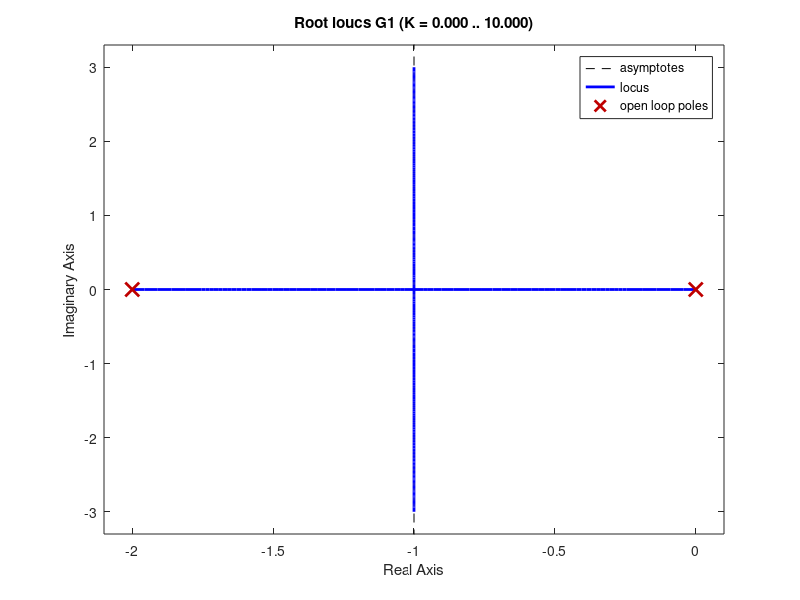
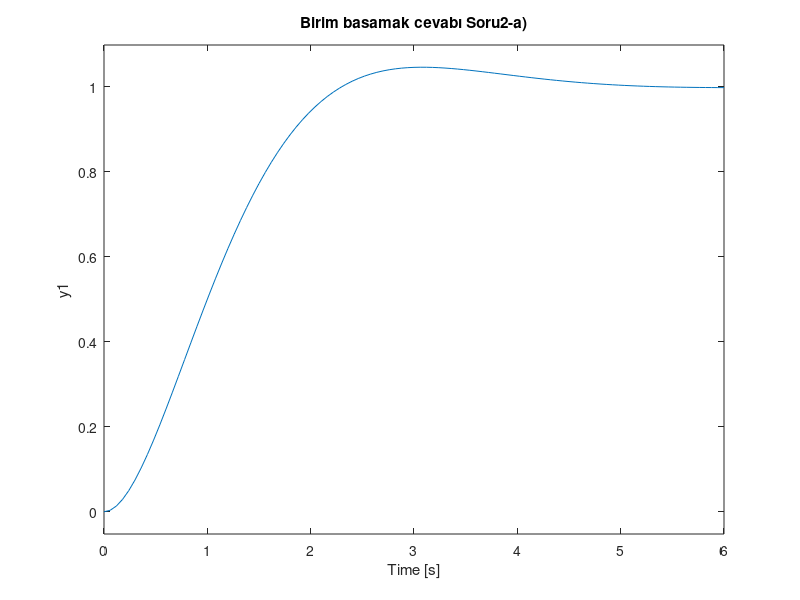
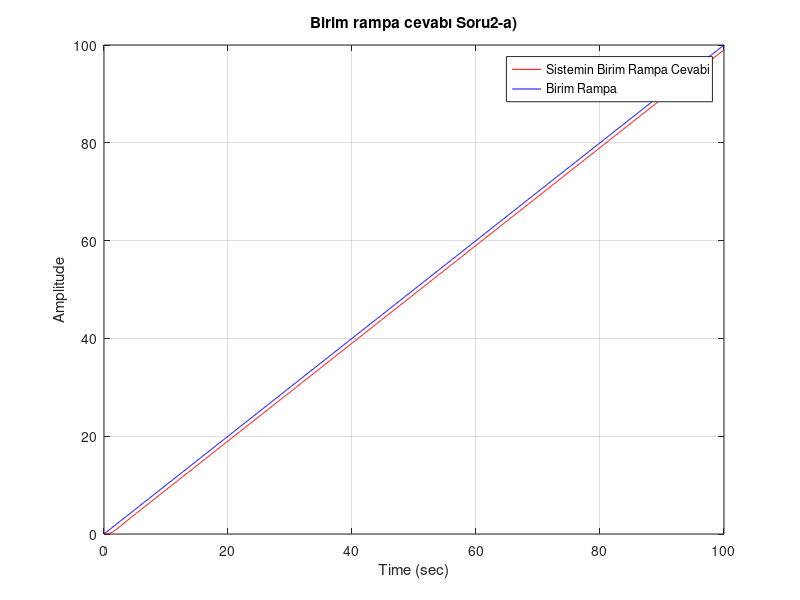
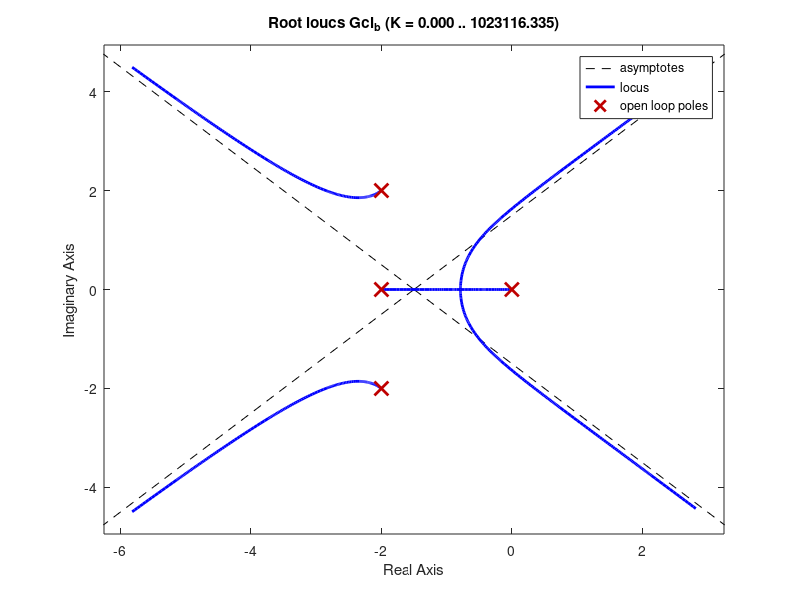

Here is the MATLAB script that generated these plots, in order: (Note: this script raises an error after producing the figures.)
%ELE515 ÖDEV2 Doruk Bilgi 221211041
close all;
clear all;
clc;
%SORU2-a)
s=tf('s');%Sürekli zaman transfer fonksiyonu "s" ifadesinin tf komutu ile tanımlanması.
G1=1/(s*(s+2));%G(s) sistemi.
%G1_stable=isstable(G1);%"isstable" komutu ile G(s) sistemi kararsiz.
rlocus(G1);%G1 için kök yer eğrisi çizdirilmesi.
grid;%grid komutu ile degerler daha net anlasilabilmektedir.
C_a=2.04;%C(S)=K (P-kontrolcü) 0.7 sönüm oranı için kapalı çevrim sistemi kararlı yapacak olan 2.04 "K" değeri rootlocus komutu yardımıyla bulunmuştur.
Gcl_a=feedback(G1*C_a,1);%Kapali cevrim sisteminin feedback komutu ile elde edilmesi ve "Gcl_a" ya kaydedilmesi. (KÇTF = C(s)*G(s)/(1+C(s)*G(s)))
%Gcl_stable=isstable(Gcl_a);%"isstable" komutu ile Gcl_a kararli(aslında sınırda kararlı.).
%figure;
%rlocus(Gcl_a);%Gcl_a için kök yer eğrisi çizdirilmesi.
%grid;
%s1,2 = -zeta*wn +- j*wn*(1-zeta^2)^(1/2)
%s1,2 = -attenuation +- wd
[wn_a,zeta_a,p_a] = damp(Gcl_a);%doğal frekans wn, sönüm oranı zeta ve kutupların damp fonksiyonu ile bulunması.
%P = pole(Gcl_a);% Gcl kutuplarının pole komutu ile bulunması.
%wn_a = sqrt(2.04); % Gcl doğal frekans bulunması. Gcl = 2.04/(s^2 + 2s+ 2.04)
%wd_a = wn_a.*sqrt(1-zeta_a.^2)*i;%sönümlü doğal frekansın bulunması.
attenuation_a = zeta_a.*wn_a;%zayıflatma değerinin bulunması.
wd_a = sqrt(attenuation_a.^2-wn_a.^2);%sönümlü doğal frekansın bulunması.
figure;
step(Gcl_a);%Kapalı çevrim sisteminin birim basamak cevabının çizdirilmesi.
title('Birim basamak cevabı Soru2-a)');%İlgili başlığın grafiğe eklenmesi.
grid;%grid komutu ile degerler daha net anlasilabilmektedir.
t = 0:0.1:100;
u = t;%Rampa fonksiyonu x(t) = t.
[y,t] = lsim(Gcl_a,u,t);%kapali cevrim sistemi birim rampa cevabini "y" degerine kaydet.
figure;
plot(t,y,'r');%Kapali cevrim birim rampa cevabini kirmizi cizdir.
hold on;
plot(t,u,'b');%Birim rampa mavi cizdir.
legend('Sistemin Birim Rampa Cevabi','Birim Rampa');%rampa fonksiyonu x(t)=t.
xlabel('Time (sec)');%x ekseni isimlendir.
ylabel('Amplitude');%y ekseni isimlendir.
title('Birim rampa cevabı Soru2-a)');%İlgili başlığın grafiğe eklenmesi.
%axis([0 25 0 25]);%Grafigin anlasilabilmesi icin gerekli eksen limitlerinin ayarlanmasi.
grid;%grid komutu ile degerler daha net anlasilabilmektedir.

%SORU2-b)
%"G1" sisteminin kok yer egrisi incelendiginde kapali cevrim sisteminin
%kutuplari -2+-2j'de olabilecek bir P-Kontrolcu (C(s) = K) tasarlanamaz,
%belirtilen kutuplar "G1" sisteminin kok yer egrisi uzerinde degildir. Bu
%tasarim "faz ilerletici" (Lead Compansator) kontrol yontemi kullanilarak yapilabilir.
%sisotool(G1);%Yeni bir "C" kontrolcu blogunun "sisotool" ile -2+-2j'de kutuplar olacak sekilde ayarlanarak blogun transfer fonksiyonunun export edilmesi.
C_b = 0.0014544/(s^2 + 4*s + 8);%export edilen transfer fonksiyou "C"' nin "C_b" degiskenine kaydedilmesi. 
Gcl_b=feedback(G1*C_b,1);%Kapali cevrim sisteminin feedback komutu ile elde edilmesi ve "Gcl_b" ye kaydedilmesi. (KÇTF = C(s)*G(s)/(1+C(s)*G(s)))
figure;
rlocus(Gcl_b);%"Gcl_b" için yeni kök yer eğrisinin çizdirilmesi.
grid;
%figure;
%pzmap(Gcl_b);%"pzmap" komutu ile de kutuplarin -2+-2j'de oldugu gozlemlenmistir. 
%newP=pole(Gcl_b);%"Gcl"nin yeni kutuplarinin "newP" degiskenine kaydedilmesi.
[wn_b,zeta_b,p_b] = damp(Gcl_b);%doğal frekans wn_b, sönüm oranı zeta_b ve kutupların damp fonksiyonu ile bulunması.
attenuation_b = zeta_b.*wn_b;%zayıflatma değerinin bulunması.
wd_b = sqrt(attenuation_b.^2-wn_b.^2);%sönümlü doğal frekansın bulunması.
figure;
step(Gcl_b);%Kapalı çevrim sisteminin birim basamak cevabının çizdirilmesi.
title('Birim basamak cevabı Soru2-b)');%İlgili başlığın grafiğe eklenmesi.
grid;%grid komutu ile degerler daha net anlasilabilmektedir.
t = 0:0.1:10e3;%zaman ekseninin ayarlanmasi. ess'nin daha rahat gozlemlenebilmesi icin 10e3 secilmistir.
u = t;%rampa fonksiyonu x(t)=t.
[y,t] = lsim(Gcl_b,u,t);%kapali cevrim sistemi birim rampa cevabini "y" degerine kaydet.
figure;
plot(t,y,'r');%Kapali cevrim birim rampa cevabini kirmizi cizdir.
hold on;
plot(t,u,'b');%Birim rampa mavi cizdir.
legend('Sistemin Birim Rampa Cevabi','Birim Rampa');%Egrilerin isimlendirilmesi.
xlabel('Time (sec)');%x ekseninin isimlendirilmesi.
ylabel('Amplitude');%y ekseninin isimlendirilmesi.
title('Birim rampa cevabı Soru2-b)');%İlgili başlığın grafiğe eklenmesi.
%axis([0 4500 0 4500]);%Grafigin anlasilabilmesi icin gerekli eksen limitlerinin ayarlanmasi.
grid;%grid komutu ile degerler daha net anlasilabilmektedir.

%SORU2-c)
%e(inf)=1/Kv=0.1 isteniyor. s*G(s)'nin s, 0'a giderken ki limiti K/2'dir ve
%buradan da K yani P-kontrolcu 20 degerinde secilecek olursa birim rampa
%referans takip hatasi 0.1 olmaktadir fakat soruda bu degerin 0.1'den
%kucuk olmasi ve zeta degerinin 0.7 olmasi istenmektedir. "a" seceneginde
%zeta = 0.7 icin K degeri 2.04 olarak kok yer egrisinden bulunmustu fakat
%bu durumda sistemin birim rampa referans takip hatasi "1" olarak
%hesaplanmaktadir. Bu degerin zeta=0.7 degeri ile birlikte 0.1'den kucuk
%secilebilmesi P-kontrolcu ile mumkun degildir. Bu durumda "faz geriletici"
%kontrolor kullanilmalidir. C(s) = K yerine C(s) = K*(s+z)/(s+p) tipinde bir 
%kontrolcu secilmeli. zeta=0.7'yi degistirmeden ess=1 degerini ess=0.01(0.1'den kucuk)
%1/100 katina getirme islemi yapilmalidir. ess=1/Kv=0.01 isleminden Kv'nin
%100 katına çıkması gerektigi hesaplanmistir. -p=-0.001 ve -z=(100)*-p=-0.1 değerleri seçilmeli, K = 2.04
%degerini degistirmeden zeta=0.7'yi saglayacak sekilde C(s)=2.04*(s+0.1)/(s+0.001) kontrolcu kullanabiliriz.

% C_c = 20;%Bu asamada K=20 degeri icin birim rampa referans takip hatasi incelenmektedir. Takip hatasi 0.1'den kucuktur fakat zeta 0.7 degildir.
% Gcl_c = feedback(G1*C_c,1);
% t = 0:0.1:100;%zaman ekseninin ayarlanmasi(0.1 adim araliklari ile "ess" rahatlikla gorulebilmektedir).
% u = t;%rampa fonksiyonu x(t)=t.
% [y,t] = lsim(Gcl_c,u,t);%kapali cevrim sistemi birim rampa cevabini "y" degerine kaydet.
% figure;
% plot(t,y,'r');%Birim rampa kirmizi cizdir.
% hold on;
% plot(t,u,'b');%Birim rampa mavi cizdir.
% legend('Sistemin Birim Rampa Cevabi','Birim Rampa');%Egrilerin isimlendirilmesi.
% xlabel('Time (sec)');%x ekseninin isimlendirilmesi.
% ylabel('Amplitude');%y ekseninin isimlendirilmesi.
% title('Birim Rampa Referans Takip Hatasi Analizi K = 20, ess = 0.1, zeta =/ 0.7');%Ilgili basligin grafige eklenmesi.
% grid;
% 
% C_c = 2.04;%Bu asamada K=2.04 degeri icin birim rampa referans takip hatasi incelenmektedir. 
% Gcl_c = feedback(G1*C_c,1);
% t = 0:1:100;%zaman ekseninin ayarlanmasi(1 adim araliklari ile "ess" rahatlikla gorulebilmektedir).
% u = t;%rampa fonksiyonu x(t)=t.
% [y,t] = lsim(Gcl_c,u,t);%kapali cevrim sistemi birim rampa cevabini "y" degerine kaydet.
% figure;
% plot(t,y,'r');%Birim rampa kirmizi cizdir.
% hold on;
% plot(t,u,'b');%Birim rampa mavi cizdir.
% legend('Sistemin Birim Rampa Cevabi','Birim Rampa');%Egrilerin isimlendirilmesi.
% xlabel('Time (sec)');%x ekseninin isimlendirilmesi.
% ylabel('Amplitude');%y ekseninin isimlendirilmesi.
% title('Birim Rampa Referans Takip Hatasi Analizi K = 2.04, ess= 1, zeta = 0.7');%Ilgili basligin grafige eklenmesi.
% grid;

C_c = 2.04*(s+0.1)/(s+0.001);%Bu asamada C(s)=2.04*(s+0.5)/(s+0.005) icin birim rampa referans takip hatasi incelenmektedir. 
Gcl_c = feedback(G1*C_c,1);%Kapali cevrim sisteminin feedback komutu ile elde edilmesi ve "Gcl" ye kaydedilmesi. (KÇTF = C(s)*G(s)/(1+C(s)*G(s)))
figure;
step(Gcl_c);%Kapalı çevrim sisteminin birim basamak cevabının çizdirilmesi.
title('Birim basamak cevabı Soru2-c');
%isstable(Gcl_c); %Kapali cevrim kararli
%figure;
%rlocus(Gcl_c);
%grid;
[wn_c,zeta_c,p_c] = damp(Gcl_c);%doğal frekans wn_c, sönüm oranı zeta_c ve kutupların damp fonksiyonu ile bulunması.
attenuation_c = zeta_c.*wn_c;%zayıflatma değerinin bulunması.
wd_c = sqrt(attenuation_c.^2-wn_c.^2);%sönümlü doğal frekansın bulunması.
t = 0:0.01:100;%zaman ekseninin ayarlanmasi(0.01 adim araliklari ile "ess" rahatlikla gorulebilmektedir).
u = t;%rampa fonksiyonu x(t)=t.
[y,t] = lsim(Gcl_c,u,t);%kapali cevrim sistemi birim rampa cevabini "y" degerine kaydet.
figure;
plot(t,y,'r');%Kapali cevrim birim rampa cevabini kirmizi cizdir.
hold on;
plot(t,u,'b');%Birim rampa mavi cizdir.
legend('Sistemin Birim Rampa Cevabi','Birim Rampa');%Egrilerin isimlendirilmesi.
xlabel('Time (sec)');%x ekseninin isimlendirilmesi.
ylabel('Amplitude');%y ekseninin isimlendirilmesi.
title('Birim Rampa Cevabı C(s) = 2.04*(s+0.1)/(s+0.001), ess= 0.01, zeta = 0.7 Soru 2-c)');%Ilgili basligin grafige eklenmesi.
grid;

%SORU2-d)
G2=1/(s*(s-1));%G(s) sisteminin tanımlanması.
%G2_stable=isstable(G2);%"isstable" komutu ile G(s) sistemi kararsiz.
figure;
rlocus(G2);%G2 için kök yer eğrisi çizdirilmesi.
grid;
%Kararlı yapılamıyor sistem kararsız. Sistemin kutupları sanal eksenin sağında bulunmaktadır.
C_d=5;%K=1. Direkt olarak G(s)nin kapalı cevrim sistemi oluşturulmuştur ve bu sistemin birim basamak/rampa cevabı çizdirilmiştir.
Gcl_d=feedback(G2*C_d,1);%Kapali cevrim sisteminin "feedback" komutu ile elde edilmesi ve "Gcl_d" ye kaydedilmesi. (KÇTF = G(s)/(1+G(s)))
%Gcl_d_stable=isstable(Gcl_d);%"isstable" komutu ile Gcl_d "kararsiz".
%Kapali cevrim sistemini kararli yapacak ve sonum orani 0.7 olacak sekilde
%bir P-kontrolcu tasarlanamaz. G(s)'nin s=1'de kutubu vardır. Sistem kararsızdır. Dolayısıyla zeta < 0 'dır. Kapali cevrim sisteminin kok yer egrisi
%incelendiginde -0.7 sonum orani icin -0.51 kazanc degeri P-kontrolcu olarak
%denenmistir fakat elde edilen kapali cevrim sistemi yine kararsizdir. 0.51 P-
%kontrolcu ile 0.7 sonum oraninda kapali cevrim sistemi kararli
%yapilamamaktadir. Bu tasarım P-kontrolcü ile yapılamaz.
%(KÇTF = G(s)/(1+G(s)))'nin birim basamak ve rampa cevabının çizdirilmesi.
figure;
step(Gcl_d);%Kapalı çevrim sisteminin birim basamak cevabının çizdirilmesi.
title('Birim basamak cevabı Soru2-d)');%Ilgili başlığın grafiğe eklenmesi.
grid;%grid komutu ile degerler daha net anlasilabilmektedir.
t = 0:0.1:100;%zaman ekseninin ayarlanmasi.
u = t;%rampa fonksiyonu x(t)=t.
[y,t] = lsim(Gcl_d,u,t);%kapali cevrim sistemi birim rampa cevabini "y" degerine kaydet.
figure;
plot(t,y,'r');%Kapalı çevrim sistemi birim rampa cevabı kirmizi cizdir.
ylim([0 100]);
hold on;
plot(t,u,'b');%Birim rampa mavi cizdir.
legend('Sistemin Birim Rampa Cevabi','Birim Rampa');%Egrilerin isimlendirilmesi.
xlabel('Time (sec)');%x ekseninin isimlendirilmesi.
ylabel('Amplitude');%y ekseninin isimlendirilmesi.
title('Birim rampa cevabı Soru2-d)');%Ilgili basligin grafige eklenmesi.
grid;

%SORU2-e)
%"G2" sisteminin kok yer egrisi incelendiginde kapali cevrim sisteminin
%kutuplari -2+-2j'de olabilecek bir P-Kontrolcu (C(s) = K) tasarlanamaz,
%belirtilen kutuplar "G2" sisteminin kok yer egrisi uzerinde degildir.
%"faz ilerletici" (Lead Compansator) kontrol yontemi kullanilarak
%egrinin belirtilen noktalardan gecme islemi saglanmis olsa da bu asamada
%"G2"nin imajiner eksenin saginda(s=1) kutubu olmasi sebebiyle kapali
%cevrim sistemi kararli hale getirilememektedir, sistemde noktaklar eğri üzerinde olsa bile sistem kararsızdır. "sisotool" ile kapali cevrim 
%sisteminin kok yer egrisinin bu noktalardan gececek sekilde ve sönüm oranı 0.7 olacak şekilde C(s)=0.0007569/(s^2 + 4*s + 8)
%tasarlanmistir fakat kapali cevrim sistemi kararli hale getirilememektedir.
%(Compansator tasarimina Real-zero eklenerek +1 noktasindaki kutup
%giderilmeye calisilmistir ve aynı zamanda bu duruma ek olarak eğrinin istenilen
%noktalardan geçmesi için C(s)=0.000841*(s-1)/(s^2 + 4*s + 8)
%tasarlanmıştır fakat sistem yine kararlı hale getirilememiştir.
%sisotool(G2);%Yeni bir "C" kontrolcu blogunun "sisotool" ile -2+-2j'de kutuplar olacak sekilde ayarlanarak blogun transfer fonksiyonunun export edilmesi.
C_e = 0.0007569/(s^2 + 4*s + 8);%export edilen transfer fonksiyou "C"' nin "C_e" degiskenine kaydedilmesi. 
Gcl_e=feedback(G2*C_e,1);%Kapali cevrim sisteminin feedback komutu ile elde edilmesi ve "Gcl_e" ye kaydedilmesi. (KÇTF = C(s)*G(s)/(1+C(s)*G(s)))
figure;
rlocus(Gcl_e);%"Gcl_e" için yeni kök yer eğrisinin çizdirilmesi.
grid;
%Sistemin istenilen eğrilerden geçebildiği fakat kararlı hale
%getirilemediği C(s) = 0.0007569/(s^2 + 4*s + 8)'ye göre
%tasarlanmış kapalı çevrim sisteminin birim basamak/rampa cevapları incelendiğinde anlaşılmkatadır. 
figure;
step(Gcl_e);%Kapalı çevrim sisteminin birim basamak cevabının çizdirilmesi.
xlim([0 100]);%x ekseni icin kisitlama.
title('Birim basamak cevabı Soru2-e)');%İlgili başlığın grafiğe eklenmesi.
grid;%grid komutu ile degerler daha net anlasilabilmektedir.
t = 0:0.1:100;%zaman ekseninin ayarlanmasi(0.01 adim araliklari ile "ess" rahatlikla gorulebilmektedir).
u = t;%rampa fonksiyonu x(t)=t.
[y,t] = lsim(Gcl_e,u,t);%kapali cevrim sistemi birim rampa cevabini "y" degerine kaydet.
figure;
plot(t,y,'r');%Kapali cevrim birim rampa cevabini kirmizi cizdir.
hold on;
plot(t,u,'b');%Birim rampa mavi cizdir.
ylim([0 100]);%y ekseni icin kisitlama.
legend('Sistemin Birim Rampa Cevabi','Birim Rampa');%Egrilerin isimlendirilmesi.
xlabel('Time (sec)');%x ekseninin isimlendirilmesi.
ylabel('Amplitude');%y ekseninin isimlendirilmesi.
title('Birim rampa cevabı Soru2-e)');%İlgili başlığın grafiğe eklenmesi.
grid;%grid komutu ile degerler daha net anlasilabilmektedir.

C_e = 0.000841*(s-1)/(s^2 + 4*s + 8);%export edilen transfer fonksiyou "C"' nin "C_e" degiskenine kaydedilmesi. 
Gcl_e=feedback(G2*C_e,1);%Kapali cevrim sisteminin feedback komutu ile elde edilmesi ve "Gcl_e" ye kaydedilmesi. (KÇTF = C(s)*G(s)/(1+C(s)*G(s)))
figure;
rlocus(Gcl_e);%"Gcl_e" için yeni kök yer eğrisinin çizdirilmesi.
grid;
%Sistemin istenilen eğrilerden geçebildiği fakat kararlı hale
%getirilemediği C(s) = 0.0007569/(s^2 + 4*s + 8)'ye göre
%tasarlanmış kapalı çevrim sisteminin birim basamak/rampa cevapları incelendiğinde anlaşılmkatadır. 
figure;
step(Gcl_e);%Kapalı çevrim sisteminin birim basamak cevabının çizdirilmesi.
xlim([0 100]);%x ekseni icin kisitlama.
title('Birim basamak cevabı Soru2-e)');%İlgili başlığın grafiğe eklenmesi.
grid;%grid komutu ile degerler daha net anlasilabilmektedir.
t = 0:0.1:100;%zaman ekseninin ayarlanmasi(0.01 adim araliklari ile "ess" rahatlikla gorulebilmektedir).
u = t;%rampa fonksiyonu x(t)=t.
[y,t] = lsim(Gcl_e,u,t);%kapali cevrim sistemi birim rampa cevabini "y" degerine kaydet.
figure;
plot(t,y,'r');%Kapali cevrim birim rampa cevabini kirmizi cizdir.
hold on;
plot(t,u,'b');%Birim rampa mavi cizdir.
ylim([0 100]);%y ekseni icin kisitlama.
legend('Sistemin Birim Rampa Cevabi','Birim Rampa');%Egrilerin isimlendirilmesi.
xlabel('Time (sec)');%x ekseninin isimlendirilmesi.
ylabel('Amplitude');%y ekseninin isimlendirilmesi.
title('Birim rampa cevabı Soru2-e)');%İlgili başlığın grafiğe eklenmesi.
grid;%grid komutu ile degerler daha net anlasilabilmektedir.


%SORU2-f)
%d) şıkkında da bahsedildiği üzere kapali cevrim sistemini kararli yapacak ve sonum orani 0.7 olacak sekilde
%bir P-kontrolcu tasarlanamaz. G(s)'nin s=1'de kutubu vardır. Sistem kararsızdır. Dolayısıyla zeta < 0 'dır. Kapali cevrim sisteminin kok yer egrisi
%incelendiginde -0.7 sonum orani icin -0.51 kazanc degeri P-kontrolcu olarak
%denenmistir fakat elde edilen kapali cevrim sistemi yine kararsizdir. 0.51 P-
%kontrolcu ile 0.7 sonum oraninda kapali cevrim sistemi kararli
%yapilamamaktadir. Bu tasarım P-kontrolcü ile yapılamaz. 
%Sorunun c) şıkkında kullanılan faz geriletici kontrolcüsüne benzer bir faz geriletici kontrolcü C(s)=0.51*(s+0.1)/(s+0.001)  
%f) şıkkı için denenmiş olup, kapalı çevrim sisteminin birim basamak/rampa
%cevapları incelenmiştir. Sonuç olarak P kontrolcu, faz ilerletici veya faz geriletici kontrolculer ile bu kapali
%cevrim sistemi kararli yapilamaz. 

%P kontrolcü ile bu tasarımın yapılamadığı açıktır.
C_f = 0.51;%Bu asamada K=0.51 degeri icin birim rampa referans takip hatasi incelenmektedir.(Kök yer eğrisi incelendiğinde K=0.51 değeri zeta = -0.7'ye göre seçilmiştir.) 
Gcl_f = feedback(G2*C_f,1);
figure;
step(Gcl_f);%Kapalı çevrim sisteminin birim basamak cevabının çizdirilmesi.
t = 0:0.1:100;%zaman ekseninin ayarlanmasi.
u = t;%rampa fonksiyonu x(t)=t.
[y,t] = lsim(Gcl_f,u,t);%kapali cevrim sistemi birim rampa cevabini "y" degerine kaydet.
figure;
plot(t,y,'r');%Kapalı çevrim sistemi birim rampa cevabı kirmizi cizdir.
ylim([0 100]);
hold on;
plot(t,u,'b');%Birim rampa mavi cizdir.
legend('Sistemin Birim Rampa Cevabi','Birim Rampa');%Egrilerin isimlendirilmesi.
xlabel('Time (sec)');%x ekseninin isimlendirilmesi.
ylabel('Amplitude');%y ekseninin isimlendirilmesi.
title('Birim Rampa Referans Takip Hatasi Analizi (C(s)=0.51)');%Ilgili basligin grafige eklenmesi.
grid;
%Faz geriletici kontrolcü ile yapılamadığı açıktır.
C_f = 0.51*(s+0.1)/(s+0.001);%Bu asamada C(s)=0.51*(s+0.1)/(s+0.001) icin birim rampa referans takip hatasi incelenmektedir. 
Gcl_f = feedback(G2*C_f,1);%Kapali cevrim sisteminin feedback komutu ile elde edilmesi ve "Gcl" ye kaydedilmesi. (KÇTF = C(s)*G(s)/(1+C(s)*G(s)))
figure;
step(Gcl_f);%Kapalı çevrim sisteminin birim basamak cevabının çizdirilmesi.
%isstable(Gcl_f); %Kapali cevrim kararsız.
t = 0:0.01:100;%zaman ekseninin ayarlanmasi(0.01 adim araliklari ile "ess" rahatlikla gorulebilmektedir).
u = t;%rampa fonksiyonu x(t)=t.
[y,t] = lsim(Gcl_f,u,t);%kapali cevrim sistemi birim rampa cevabini "y" degerine kaydet.
figure;
plot(t,y,'r');%Kapali cevrim birim rampa cevabini kirmizi cizdir.
ylim([0 100]);
hold on;
plot(t,u,'b');%Birim rampa mavi cizdir.
legend('Sistemin Birim Rampa Cevabi','Birim Rampa');%Egrilerin isimlendirilmesi.
xlabel('Time (sec)');%x ekseninin isimlendirilmesi.
ylabel('Amplitude');%y ekseninin isimlendirilmesi.
title('Birim Rampa Referans Takip Hatasi Analizi (C(s)=0.51*(s+0.1)/(s+0.001))');%Ilgili basligin grafige eklenmesi.
grid;

%SORU2-g)
%b şıkkı için faz ilerletici bir kontrolcü tasarlamak için aşağıdaki
%komutlar kullanılmıştır.
G = 1/(s*(s+2));%G1 sistemi.
p = -2+2j;%Kapalı çevrim sistemi kutuplarından birinin olması istenen yer.
C = fazIlerletici01(G, p);%fazIlerletici01 fonksiyonu kullanımı.
Gcl_g=feedback(C*G,1);%Kapalı çevrim sisteminin oluşturulması.
figure;
rlocus(Gcl_g);%Kapalı çevrim sistemi için kök yer eğrisinin çizdirilmesi.
%zetanın p1,2 = -zeta*wn +- j*wn*(1-zeta^2)^(1/2) formülünden hesaplanması.
x = -real(p);
y = imag(p);
wn = sqrt(y^2 + x^2);
zeta = x/wn;
grid;
hold on;
%p1 ve sönüm oranı zetanın kök yer eğrisi üzerinde gösterilmesi.
n = 0:1:160; m = n*sqrt(zeta^2/(1-zeta^2));
plot (-m,n,'--');
plot (-x,y,'rd');
%SORU2-g) için ders videosundaki sistem için fonksiyonun kullanılması.
G = 4/(s*(s+2));%G2 sistemi.
p = -2+2*sqrt(3)*1i;%Kapalı çevrim sistemi kutuplarından birinin olması istenen yer.
C = fazIlerletici01(G, p);%fazIlerletici01 fonksiyonu kullanımı.
Gcl_g=feedback(C*G,1);%Kapalı çevrim sisteminin oluşturulması.
figure;
rlocus(Gcl_g);%Kapalı çevrim sistemi için kök yer eğrisinin çizdirilmesi.
%zetanın p1,2 = -zeta*wn +- j*wn*(1-zeta^2)^(1/2) formülünden hesaplanması.
x = -real(p); 
y = imag(p);
wn = sqrt(y^2 + x^2);
zeta = x/wn;
grid;
hold on;
%p1 ve sönüm oranı zetanın kök yer eğrisi üzerinde gösterilmesi.
n = 0:1:160; m = n*sqrt(zeta^2/(1-zeta^2));
plot (-m,n,'--');
plot (-x,y,'rd');
%SORU2-g) için başka bir örnek.
G = 7/(s*(s+1));%G3 sistemi.
p = -1+4.3i;%Kapalı çevrim sistemi kutuplarından birinin olması istenen yer.
C = fazIlerletici01(G, p);%fazIlerletici01 fonksiyonu kullanımı.
Gcl_g=feedback(C*G,1);%Kapalı çevrim sisteminin oluşturulması.
figure;
rlocus(Gcl_g);%Kapalı çevrim sistemi için kök yer eğrisinin çizdirilmesi.
%zetanın p1,2 = -zeta*wn +- j*wn*(1-zeta^2)^(1/2) formülünden hesaplanması.
x = -real(p); 
y = imag(p);
wn = sqrt(y^2 + x^2);
zeta = x/wn;
grid;
hold on;
%p1 ve sönüm oranı zetanın kök yer eğrisi üzerinde gösterilmesi.
n = 0:1:160; m = n*sqrt(zeta^2/(1-zeta^2));
plot (-m,n,'--');
plot (-x,y,'rd');
%SORU2-g) için hatalı kullanımlara birer örnek.
G = 1/(s*(s-1));%G3 sistemi.
p = -2+2i;%Kapalı çevrim sistemi kutuplarından birinin olması istenen yer.
C = fazIlerletici01(G, p);%fazIlerletici01 fonksiyonu kullanımı.
% G = 1/(s*(s+1));%G3 sistemi.
% p = 10+2i;%Kapalı çevrim sistemi kutuplarından birinin olması istenen yer.
% C = fazIlerletici01(G, p);%fazIlerletici01 fonksiyonu kullanımı.

%SORU2-h)
%c şıkkı için faz geriletici bir kontrolcü tasarlamak için aşağıdaki
%komutlar kullanılmıştır.
G = 1/(s*(s+2));
ess_d = 0.01;
p = -1+1.02j;% "G" sisteminin kök yer eğrisi üzerinden 0.7 sönüm oranına denk gelecek şekilde kutup seçilmesi. Kontrolcü kazancı 2.04 olacaktır.
C=fazGeriletici01(G,p,ess_d);
Gcl_h = feedback(C*G,1);
t = 0:0.01:100;%zaman ekseninin ayarlanmasi(0.01 adim araliklari ile "ess" rahatlikla gorulebilmektedir).
u = t;%rampa fonksiyonu x(t)=t.
[y,t] = lsim(Gcl_h,u,t);%kapali cevrim sistemi birim rampa cevabini "y" degerine kaydet.
figure;
plot(t,y,'r');%Kapali cevrim birim rampa cevabini kirmizi cizdir.
hold on;
plot(t,u,'b');%Birim rampa mavi cizdir.
legend('Sistemin Birim Rampa Cevabi','Birim Rampa');%Egrilerin isimlendirilmesi.
xlabel('Time (sec)');%x ekseninin isimlendirilmesi.
ylabel('Amplitude');%y ekseninin isimlendirilmesi.
title('Birim Rampa Cevabı 2-h)');%Ilgili basligin grafige eklenmesi.
grid;
%SORU2-h) için başka bir örnek.
G = 8/(s*(s+10));
ess_d = 0.2;
p = -10+4j;
C=fazGeriletici01(G,p,ess_d);
Gcl_h = feedback(C*G,1);
t = 0:0.01:100;%zaman ekseninin ayarlanmasi(0.01 adim araliklari ile "ess" rahatlikla gorulebilmektedir).
u = t;%rampa fonksiyonu x(t)=t.
[y,t] = lsim(Gcl_h,u,t);%kapali cevrim sistemi birim rampa cevabini "y" degerine kaydet.
figure;
plot(t,y,'r');%Kapali cevrim birim rampa cevabini kirmizi cizdir.
hold on;
plot(t,u,'b');%Birim rampa mavi cizdir.
legend('Sistemin Birim Rampa Cevabi','Birim Rampa');%Egrilerin isimlendirilmesi.
xlabel('Time (sec)');%x ekseninin isimlendirilmesi.
ylabel('Amplitude');%y ekseninin isimlendirilmesi.
title('Birim Rampa Cevabı 2-h)');%Ilgili basligin grafige eklenmesi.
grid;
%SORU2-h) için başka bir örnek.
G = 1/(s*(s+2));
ess_d = 0.89;
p = -1+1j;
C=fazGeriletici01(G,p,ess_d);
Gcl_h = feedback(C*G,1);
t = 0:0.01:100;%zaman ekseninin ayarlanmasi(0.01 adim araliklari ile "ess" rahatlikla gorulebilmektedir).
u = t;%rampa fonksiyonu x(t)=t.
[y,t] = lsim(Gcl_h,u,t);%kapali cevrim sistemi birim rampa cevabini "y" degerine kaydet.
figure;
plot(t,y,'r');%Kapali cevrim birim rampa cevabini kirmizi cizdir.
hold on;
plot(t,u,'b');%Birim rampa mavi cizdir.
legend('Sistemin Birim Rampa Cevabi','Birim Rampa');%Egrilerin isimlendirilmesi.
xlabel('Time (sec)');%x ekseninin isimlendirilmesi.
ylabel('Amplitude');%y ekseninin isimlendirilmesi.
title('Birim Rampa Cevabı 2-h)');%Ilgili basligin grafige eklenmesi.
grid;
%SORU2-h) için hatalı kullanımlara birer örnek.
% G = 1/(s*(s-1));%G3 sistemi.
% p = -2+2i;%Kapalı çevrim sistemi kutuplarından birinin olması istenen yer.
% ess_d = 0.01;
% C = fazGeriletici01(G, p, ess_d);%fazIlerletici01 fonksiyonu kullanımı.
% G = 1/(s*(s+1));%G3 sistemi.
% p = 10+2i;%Kapalı çevrim sistemi kutuplarından birinin olması istenen yer.
% ess_d = 0.01;
% C = fazGeriletici01(G, p, ess_d);%fazIlerletici01 fonksiyonu kullanımı.